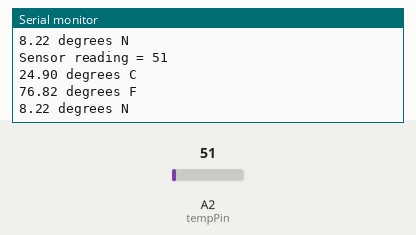
Recording of a sketch running on a simulated Arduino Uno, built with avr-gcc and run on an emulated ATmega328P. Shown: the last lines printed to the serial monitor. The inputs (shaded band) are chosen by the test bench; at power-on: A2 (tempPin) = 51.

Above: at 3.8 s.
3.9 s: A2 (tempPin) set to 61
At 7.4 s:
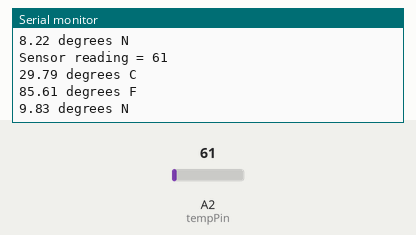
7.8 s: A2 (tempPin) set to 71
At 10.0 s:
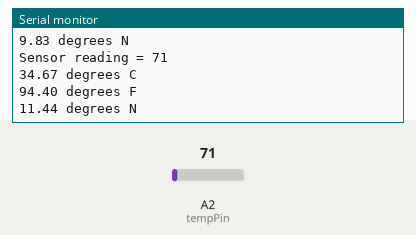
Timing chart, 0 to 11.5 s (numbered marks = the images above; inputs shaded):
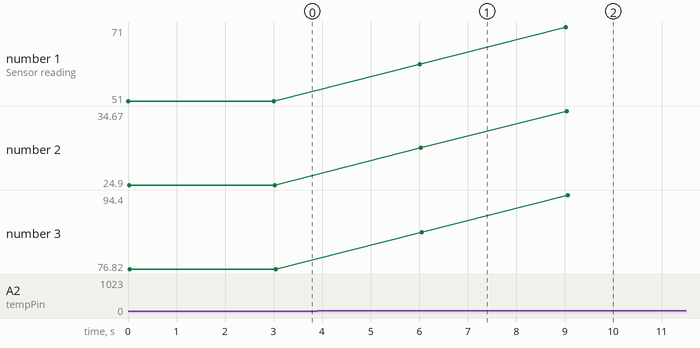

Measured:
- after the input at 3.9 s, the serial monitor: prints a new line after 2.1 s (image 1)
- after the input at 7.8 s, the serial monitor: prints a new line after 1.2 s (image 2)
- plotted number 1: 51 → 61 after the input at 3.9 s, 61 → 71 after the input at 7.8 s
- plotted number 2: 24.9 → 29.79 after the input at 3.9 s, 29.79 → 34.67 after the input at 7.8 s
- plotted number 3: 76.82 → 85.61 after the input at 3.9 s, 85.61 → 94.4 after the input at 7.8 s

The sketch:

temperature.ino
```cpp
// (licence header left out)
int tempPin = A2;     //The temperature sensor is plugged into pin A2 of the Arduino.

int data;             //This will store the data from the sensor.

int waitTime = 3000;  //Wait

void setup(void) {    //The Setup function runs once.

  Serial.begin(9600); //This will enable the Arduino to send data to the Serial monitor.

}


void loop(void) { //The loop function runs forever.

  data = analogRead(tempPin);        //Read from the temperature sensor

  Serial.print("Sensor reading = "); //Serial.print displays to the Serial Monitor.

  Serial.println(data);                //This is the raw analog reading


  // Calculate and display temperature.

  float temperatureC = (5.0 * data * 100.0) / 1024;

  Serial.print(temperatureC); Serial.println(" degrees C");


  // Convert temperature to Fahrenheight and display.

  float temperatureF = (temperatureC * 9.0 / 5.0) + 32.0;

  Serial.print(temperatureF); Serial.println(" degrees F");

  //convert temperature to Newton and display

  float temperatureN = (temperatureC * 33) / 100;

  Serial.print(temperatureN); Serial.println(" degrees N");


  delay(waitTime); //Wait waitTime before running again.

}
```
